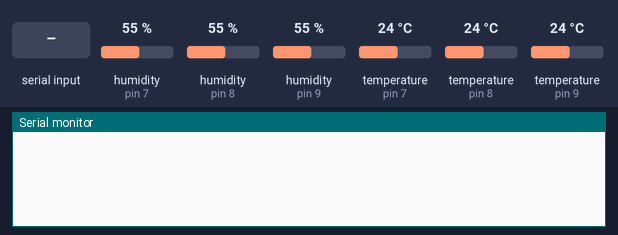
Simulated run of this sketch. Board: Arduino Uno, built with avr-gcc and run on an emulated ATmega328P. Shown: the last lines printed to the serial monitor. Inputs (shaded band) come from the test bench; at power-on: humidity (sensors on pin 7, pin 8, pin 9) 55 %, temperature (sensors on pin 7, pin 8, pin 9) 24 °C.

Above: at 1.2 s.
1.3 s: "1" received over Serial
At 2.2 s:
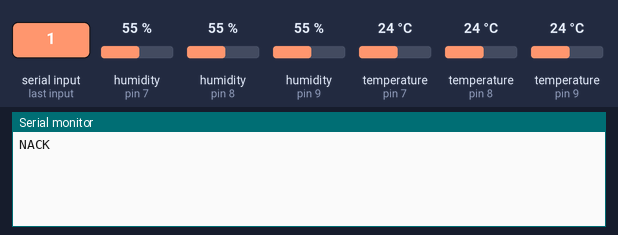
2.8 s: byte 36 (0b00100100) received over Serial
At 3.5 s:
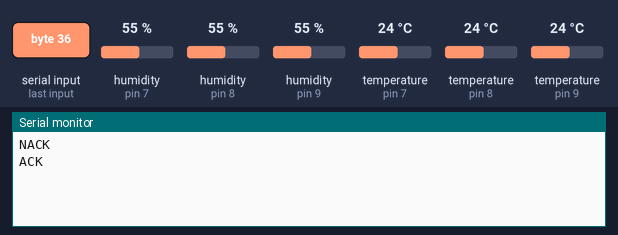
4.3 s: byte 165 (0b10100101) received over Serial
At 4.9 s:
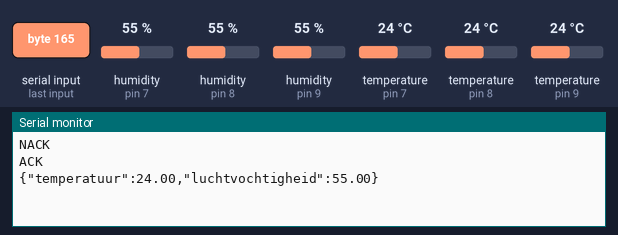

The sketch:

TemperatuurUitlezenJson_04.ino
```cpp
#include <Arduino.h>
#include "DHT11_Aggregator.h"

#define DHTTYPE DHT11
const uint8_t pins[] = {7, 8, 9};

DHT11_Aggregator sensorGroup(pins, 3, DHTTYPE);

bool handshake = false;

void setup() {
  Serial.begin(9600);
  sensorGroup.begin();
}

void loop() {
  if (Serial.available() > 0) {
    byte incomingByte = Serial.read();

    if (incomingByte == 0b00100100) {
      Serial.println("ACK");
      handshake = true;

    } else if (incomingByte == 0b10100101 && handshake) {
      sensorGroup.update();

      String data = "{\"temperatuur\":";
      data += String(sensorGroup.getTemperature(), 2);
      data += ",\"luchtvochtigheid\":";
      data += String(sensorGroup.getHumidity(), 2);
      data += "}";
      Serial.println(data);

    } else {
      Serial.println("NACK");
    }
  }

  delay(10);
}
```

DHT11_Aggregator.cpp
```cpp
#include "DHT11_Aggregator.h"

DHT11_Aggregator::DHT11_Aggregator(const uint8_t pins[], uint8_t count, uint8_t type)
  : sensorCount(count), avgTemperature(0), avgHumidity(0), sensorType(type) {
    sensors = new DHT*[sensorCount];  // array van pointers, deze begrijp ik nog slecht. waarom DHT* en niet DHT?
    for (uint8_t i = 0; i < sensorCount; i++) {
      sensors[i] = new DHT(pins[i], sensorType);  // maak elk object individueel aan
    }
}

DHT11_Aggregator::~DHT11_Aggregator() {
    for (uint8_t i = 0; i < sensorCount; i++) {
        delete sensors[i];
    }
    delete[] sensors;
}

void DHT11_Aggregator::begin() {
  for (uint8_t i = 0; i < sensorCount; i++) {
    sensors[i]->begin();
  }
}

void DHT11_Aggregator::update() {
  float tempSum = 0;
  float humSum = 0;

  for (uint8_t i = 0; i < sensorCount; i++) {
    tempSum += sensors[i]->readTemperature();
    humSum += sensors[i]->readHumidity();
  }

  avgTemperature = tempSum / sensorCount;
  avgHumidity = humSum / sensorCount;
}
```

DHT11_Aggregator.h
```cpp
#ifndef DHT11_AGGREGATOR_H
#define DHT11_AGGREGATOR_H

#include <Arduino.h>
#include <DHT.h>

class DHT11_Aggregator {
  public:
    DHT11_Aggregator(const uint8_t pins[], uint8_t count, uint8_t type);
    ~DHT11_Aggregator();

    void begin();
    void update();
    float getTemperature() const { return avgTemperature; }
    float getHumidity() const { return avgHumidity; }

  private:
    DHT** sensors;      // array van pointers
    uint8_t sensorCount;
    float avgTemperature;
    float avgHumidity;
    uint8_t sensorType;
};

#endif
```

Measured:
- after the input at 1.3 s, the serial monitor: prints a new line at once (image 1)
- after the input at 2.8 s, the serial monitor: prints a new line at once (image 2)
- after the input at 4.3 s, the serial monitor: prints a new line after 0.08 s (image 3)
